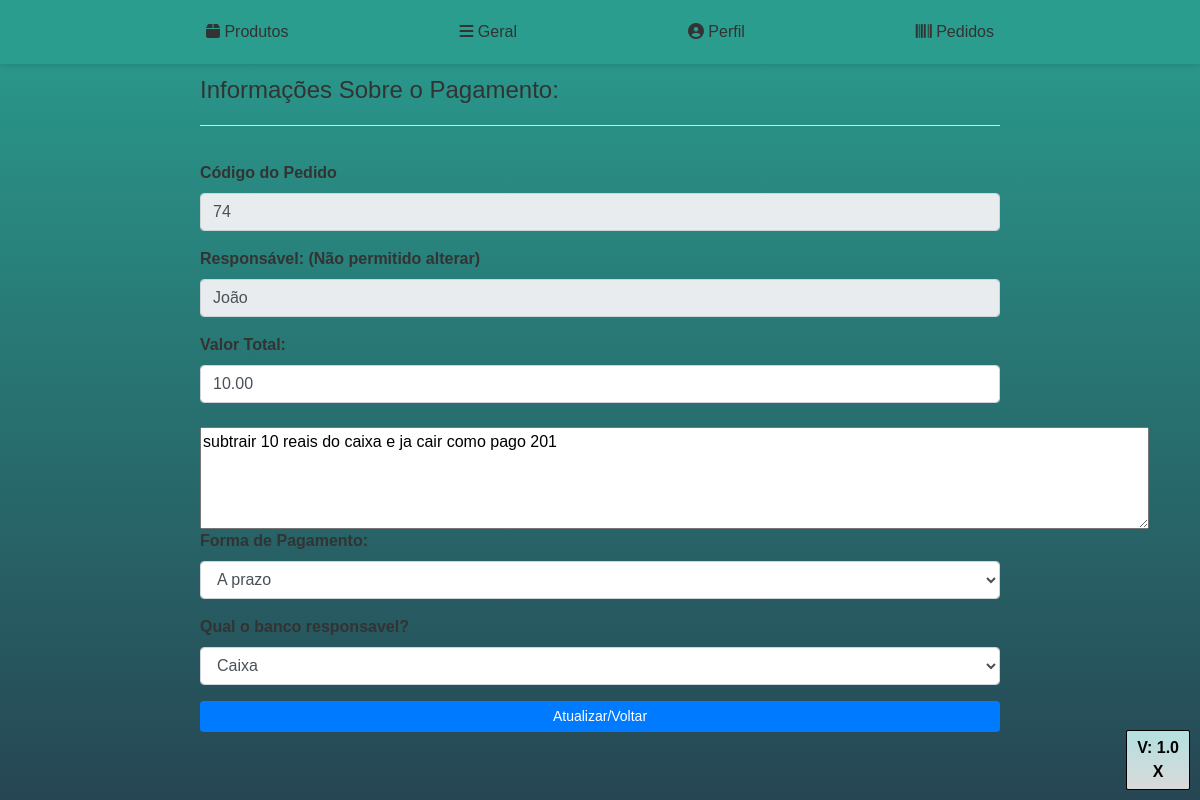
/info_pagamento.php?codigo_pedido=74 (signed in), run on the app's committed database.
### tables this page shows
CREATE TABLE `pedido_compra` (
  `codigo_pedido` int(11) NOT NULL,
  `nome_fornecedor` varchar(100) DEFAULT NULL,
  `responsavel_pedido` varchar(100) DEFAULT NULL,
  `observacoes` text DEFAULT NULL,
  `valor_total` decimal(10,2) DEFAULT NULL,
  `data` date DEFAULT NULL,
  `deletado` char(1) DEFAULT NULL,
  `id_reg_delet` int(11) DEFAULT NULL,
  `pago` char(1) DEFAULT NULL,
  `banco_receb` varchar(45) DEFAULT NULL,
  `fm_pag` varchar(45) DEFAULT NULL
);

### info_pagamento.php (the view, shortened to what this page needs)
<?php
include_once('head.php');
$codigo_pedido = $_GET['codigo_pedido'];
?>
<?php include_once('menu.php'); ?>
<div style="padding:20px 0;max-width:800px" class="container">
    <h4 style="padding:0 0 20px 0;margin-bottom:35px;" class="border-bottom">Informações Sobre o Pagamento:</h4>
    <form action="atualizar_info_pagamento.php" method="POST">
        <?php
        $sql = "SELECT * FROM pedido_compra WHERE codigo_pedido = $codigo_pedido";
        $retorno = mysqli_query($conexao, $sql);
        while ($array = mysqli_fetch_array($retorno, MYSQLI_ASSOC)) {
            $codigo_pedido = $array['codigo_pedido'];
            $fm_pag = $array['fm_pag'];
            $valor_total = $array['valor_total'];
            $banco_receb = $array['banco_receb'];
            $observacoes = $array['observacoes'];
            $responsavel_pedido = $array['responsavel_pedido'];
        ?>
            <div class="form-group">
                <label for="Cod_pedido">Código do Pedido</label>
                <input type="text" class="form-control" id="codigo_pedido" name="codigo_pedido" placeholder="Cod_pedido"
                    readonly autocomplete="off" value="<?= $codigo_pedido ?> ">
            </div>
            <div class="form-group">
                <label for="Cod_pedido">Responsável: (Não permitido alterar)</label>
                <input type="text" class="form-control" id="responsavel_pedido" name="responsavel_pedido" placeholder="Responsavel pelo Pedido"
                    autocomplete="off" value="<?= $responsavel_pedido ?> " readonly>
            </div>
            <div class="form-group">
                <label for="valor_total">Valor Total:</label>
                <input type="text" id="valor_total" class="form-control" name="valor_total" step="0.01"
                    value="<?= $valor_total ?> " required>
                <br>
                <textarea id="observacoes" name="observacoes" rows="4" cols="100"><?= $observacoes ?></textarea>
                <div class="form-group">
                    <label for="fm_pag">Forma de Pagamento: </label>
                    <select class="form-control" id="fm_pag" name="fm_pag" <?= $fm_pag ?>>
                        <?php
                        $sqlnome = "SELECT * FROM fm_pag WHERE deletado = 'N'";
                        $retornonome = mysqli_query($conexao, $sqlnome);
                        while ($array = mysqli_fetch_array($retornonome, MYSQLI_ASSOC)) {
                            $nome_fmpag = $array["nome_fmpag"];
                            $selected = ($nome_fmpag == $fm_pag) ? 'selected="selected"' : '';
                        ?>
                            <option value="<?= $nome_fmpag ?>" <?= $selected ?>><?= $nome_fmpag ?></option>
                        <?php } ?>
                    </select>
                </div>
                <div class="form-group">
                    <label for="banco_receb">Qual o banco responsavel?</label>
                    <select class="form-control" id="banco_receb" name="banco_receb" <?= $banco_receb ?>>
                        <?php
                        $sqlnome = "SELECT * FROM banco ORDER BY nomeBanco ASC";
                        $retornonome = mysqli_query($conexao, $sqlnome);
                        while ($array = mysqli_fetch_array($retornonome, MYSQLI_ASSOC)) {
                            $nomeBanco = $array["nomeBanco"];
                            $selected = ($nomeBanco == $banco_receb) ? 'selected="selected"' : '';
                        ?>
                           <option value="<?= $nomeBanco ?>" <?= $selected ?>><?= $nomeBanco ?></option>
                        <?php } ?>
                    </select>
                </div>
                <button type="submit" class="btn-enviar btn btn-primary btn-sm btn-block">Atualizar/Voltar</button>
            <?php } ?>
    </form>
</div>

### info_pagamento.php (style rules this page uses)
body { background: linear-gradient(to bottom, #b3e0e0, #d9d9d9); color: black; font-family: Arial, sans-serif; margin: 0; padding: 20px; min-height: 100vh; box-sizing: border-box; display: flex; flex-direction: column; justify-content: center; font-weight: bold; }

### menu.php (style rules this page uses)
body { font-family: 'Arial', sans-serif; margin: 0; padding: 0; background: linear-gradient(to bottom, #2a9d8f, #264653); color: #333; font-weight: bold; }

### data on the page
pedido_compra: codigo_pedido "74", responsavel_pedido "João", valor_total "10.00", observacoes "subtrair 10 reais do caixa e ja cair como pago 201"

### other printed values
form field fm_pag "A prazo"
form field banco_receb "Caixa"
